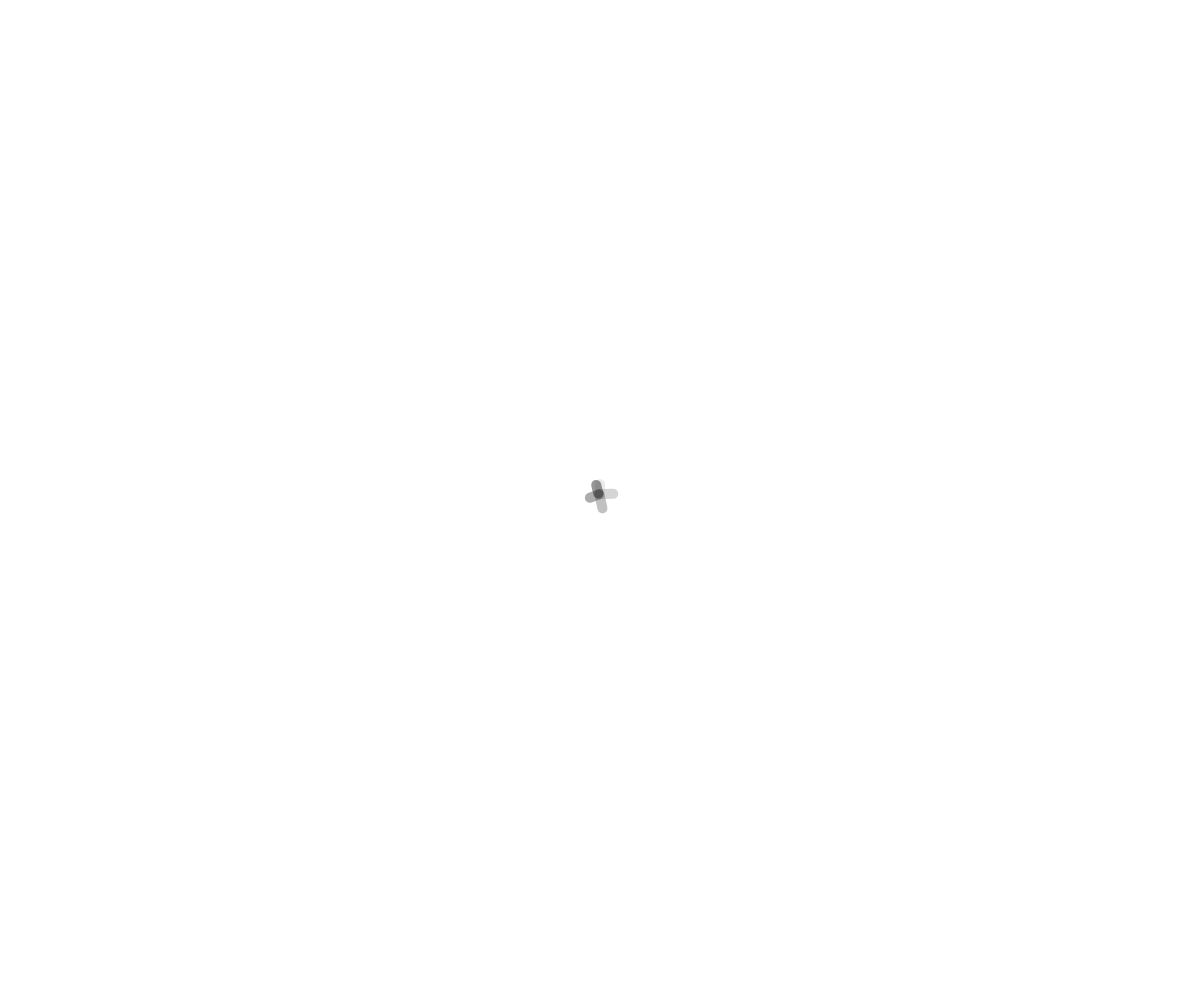
Frame 1 (no input)
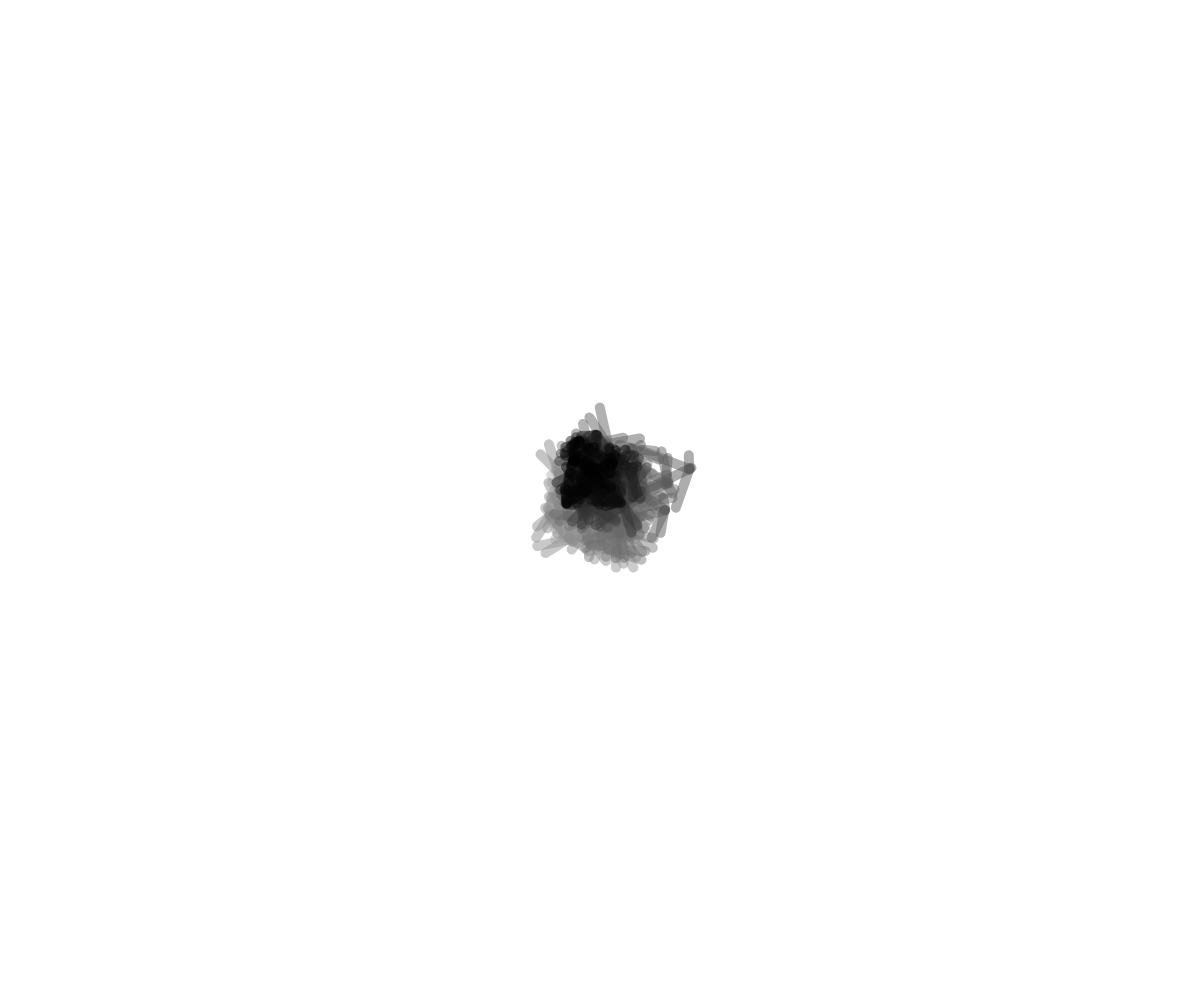
Frame 60 (no input)
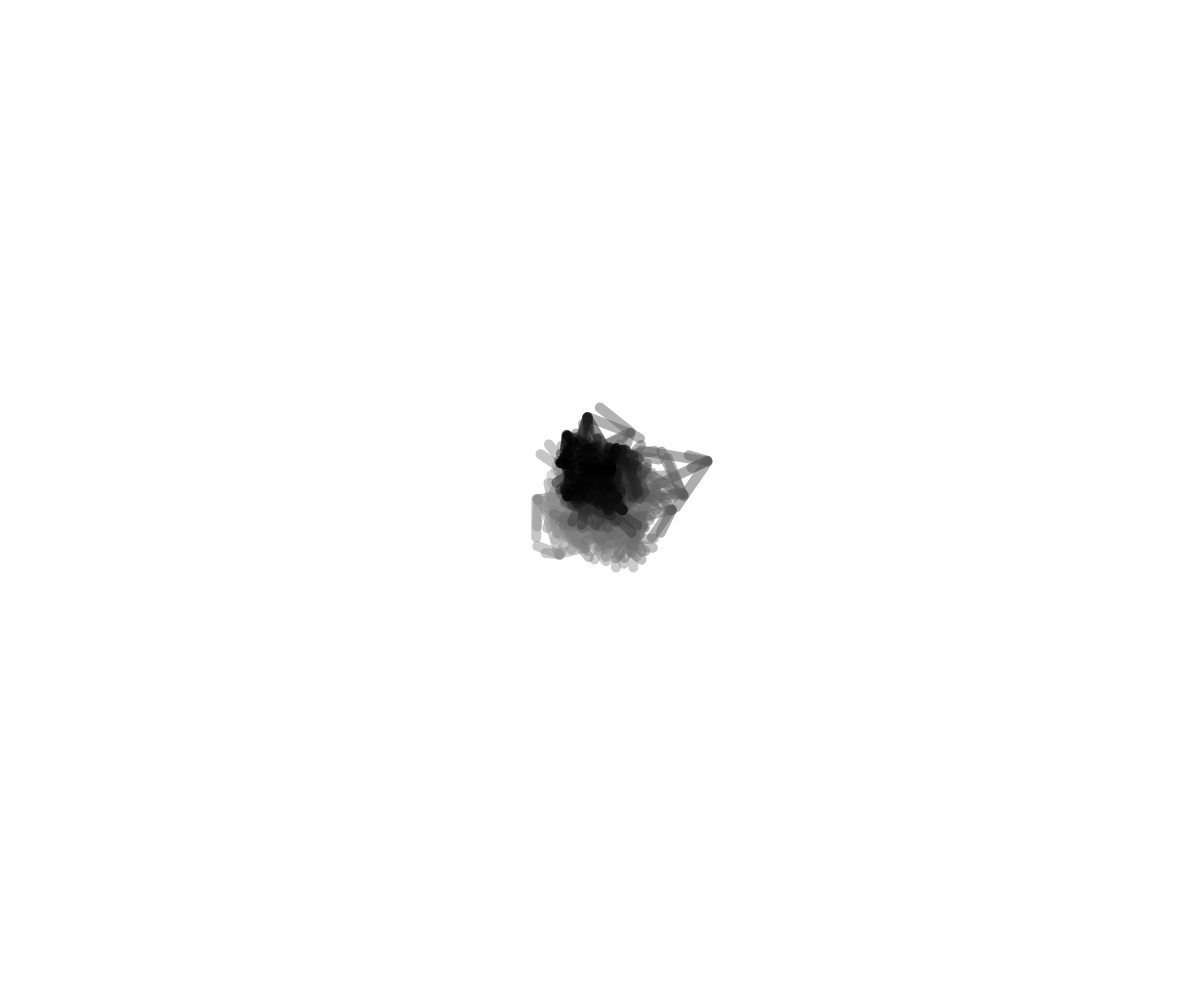
Frame 120 (the mouse pressed at the canvas centre since frame 60)

The p5.js sketch that drew these frames (run headless with seeded random() and noise() and a simulated clock; from frame 60 on, the mouse is pressed at the canvas centre):

// p5.js sketch
// ── sketch.js
let tree = [];
let count = 0;
let branchLim;
let angleStep;
function setup() {
  createCanvas(windowWidth, windowHeight);
  branchLim = random(10, 100);
  angleStep = random(PI/3, PI);
  let a = createVector(width / 2, height/2+5);
  let b = createVector(width / 2, height/2-5);
  let root = new Branch(a, b);

  tree[0] = root;

}

function pushTree() {
  for (let i = tree.length - 1; i >= 0; i--) {
    if (!tree[i].finished && i<200) {
      for(let j=0; j<tree[i].branching().length; j++){
        tree.push(tree[i].branching()[j]);
      }
    }
    tree[i].finished = true;
  }
}

function draw() {
  background(255);

  pushTree();

  for (let i = 1; i < tree.length; i++) {
    let sw = map(i, tree.length, 0, 0, 255);
    stroke(sw, 125);
    tree[i].show();
  }
}


class Branch {
  constructor(begin, end) {
    this.begin = begin;
    this.end = end;
    this.finished = false;
  }

  show() {
    // stroke(0);
    strokeWeight(10);
    line(this.begin.x, this.begin.y, this.end.x, this.end.y);
    this.begin.add(random(-1,1),random(-1,1));
    // this.end.add(random(-1,1));
  }

  branching(){
    let branches = [];
    let dir = p5.Vector.sub(this.end, this.begin);
    for (let a=0; a<=TWO_PI; a+=angleStep) {
      let newDir = dir.copy().rotate(a).mult(random(1, 1.4));
      let newEnd = p5.Vector.add(this.end, newDir);
      branches.push(new Branch(this.end, newEnd));
    }
    return branches;
  }
}
